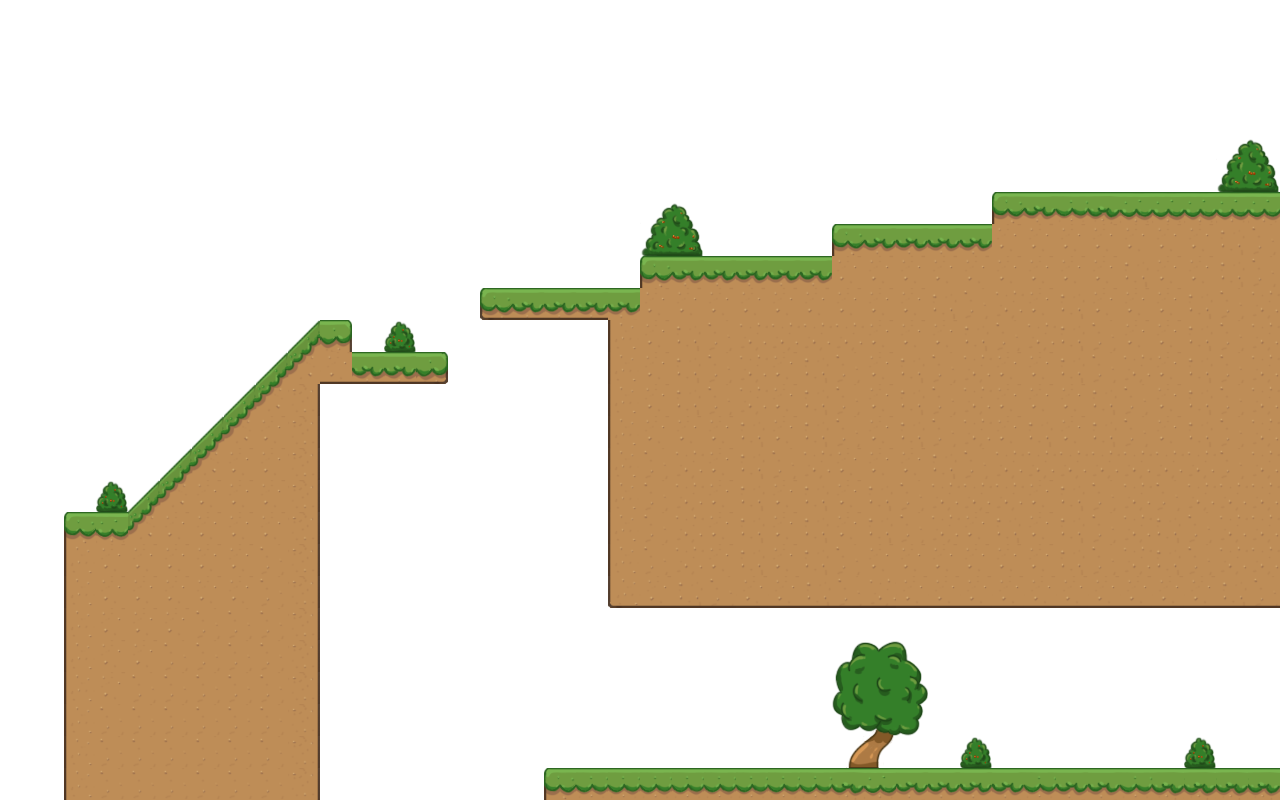

A level layout from a 2D game, rendered from its tile map. Below: a short description, then the map file with tile-grid data replaced by summaries:
An orthogonal 40x25 tile map with 32x32 px tiles, 3 tile layers (background, ground, frontground), 2 tilesets and 6 objects (3x flairy, 2x goal, earm).

<map version="1.10" tiledversion="1.10.0" orientation="orthogonal" renderorder="right-down" width="40" height="25" tilewidth="32" tileheight="32" infinite="0" backgroundcolor="#ffffff" nextlayerid="5" nextobjectid="7">
 <properties>
  <property name="JUMP" value="4" />
 </properties>
 <tileset firstgid="1" name="tiles" tilewidth="32" tileheight="32" tilecount="100" columns="10">
  <image source="tiles.png" width="320" height="320" />
  <tile id="0">
   <properties>
    <property name="type" value="TOPL" />
   </properties>
  </tile>
  <tile id="1">
   <properties>
    <property name="type" value="TOP" />
   </properties>
  </tile>
  <tile id="2">
   <properties>
    <property name="type" value="TOP" />
   </properties>
  </tile>
  <tile id="3">
   <properties>
    <property name="type" value="TOP" />
   </properties>
  </tile>
  <tile id="4">
   <properties>
    <property name="type" value="TOP" />
   </properties>
  </tile>
  <tile id="5">
   <properties>
    <property name="type" value="TOPR" />
   </properties>
  </tile>
  <tile id="6">
   <properties>
    <property name="type" value="TOP" />
   </properties>
  </tile>
  <tile id="7">
   <properties>
    <property name="type" value="TOP" />
   </properties>
  </tile>
  <tile id="8">
   <properties>
    <property name="type" value="TOP" />
   </properties>
  </tile>
  <tile id="9">
   <properties>
    <property name="type" value="TOP" />
   </properties>
  </tile>
  <tile id="10">
   <properties>
    <property name="type" value="LEFT" />
   </properties>
  </tile>
  <tile id="15">
   <properties>
    <property name="type" value="RIGHT" />
   </properties>
  </tile>
  <tile id="20">
   <properties>
    <property name="type" value="DGL1" />
   </properties>
  </tile>
  <tile id="21">
   <properties>
    <property name="type" value="NB" />
   </properties>
  </tile>
  <tile id="22">
   <properties>
    <property name="type" value="NB" />
   </properties>
  </tile>
  <tile id="23">
   <properties>
    <property name="type" value="DGR1" />
   </properties>
  </tile>
  <tile id="31">
   <properties>
    <property name="type" value="DGL1" />
   </properties>
  </tile>
  <tile id="32">
   <properties>
    <property name="type" value="DGR1" />
   </properties>
  </tile>
  <tile id="36">
   <properties>
    <property name="type" value="NB" />
   </properties>
  </tile>
  <tile id="38">
   <properties>
    <property name="type" value="NB" />
   </properties>
  </tile>
  <tile id="39">
   <properties>
    <property name="type" value="NB" />
   </properties>
  </tile>
  <tile id="40">
   <properties>
    <property name="type" value="DGL1" />
   </properties>
  </tile>
  <tile id="41">
   <properties>
    <property name="type" value="NB" />
   </properties>
  </tile>
  <tile id="42">
   <properties>
    <property name="type" value="NB" />
   </properties>
  </tile>
  <tile id="43">
   <properties>
    <property name="type" value="DGR1" />
   </properties>
  </tile>
  <tile id="48">
   <properties>
    <property name="type" value="DGR4" />
   </properties>
  </tile>
  <tile id="49">
   <properties>
    <property name="type" value="DGR5" />
   </properties>
  </tile>
  <tile id="51">
   <properties>
    <property name="type" value="DGL1" />
   </properties>
  </tile>
  <tile id="52">
   <properties>
    <property name="type" value="DGR1" />
   </properties>
  </tile>
  <tile id="70">
   <properties>
    <property name="type" value="LEFT" />
   </properties>
  </tile>
  <tile id="75">
   <properties>
    <property name="type" value="RIGHT" />
   </properties>
  </tile>
  <tile id="80">
   <properties>
    <property name="type" value="TOPL" />
   </properties>
  </tile>
  <tile id="81">
   <properties>
    <property name="type" value="TOP" />
   </properties>
  </tile>
  <tile id="82">
   <properties>
    <property name="type" value="TOP" />
   </properties>
  </tile>
  <tile id="83">
   <properties>
    <property name="type" value="TOP" />
   </properties>
  </tile>
  <tile id="84">
   <properties>
    <property name="type" value="TOP" />
   </properties>
  </tile>
  <tile id="85">
   <properties>
    <property name="type" value="TOP" />
   </properties>
  </tile>
  <wangsets>
   <wangset name="Terrains" type="corner" tile="-1">
    <wangcolor name="Test1" color="#ff0000" tile="-1" probability="1" />
    <wangcolor name="asd" color="#00ff00" tile="1" probability="1" />
    <wangtile tileid="0" wangid="0,1,0,1,0,1,0,1" />
    <wangtile tileid="1" wangid="0,1,0,1,0,1,0,1" />
    <wangtile tileid="2" wangid="0,1,0,1,0,1,0,1" />
    <wangtile tileid="3" wangid="0,1,0,1,0,1,0,1" />
    <wangtile tileid="4" wangid="0,1,0,1,0,1,0,1" />
    <wangtile tileid="5" wangid="0,1,0,1,0,1,0,1" />
    <wangtile tileid="10" wangid="0,1,0,1,0,1,0,1" />
    <wangtile tileid="11" wangid="0,1,0,1,0,1,0,1" />
    <wangtile tileid="12" wangid="0,1,0,1,0,1,0,1" />
    <wangtile tileid="13" wangid="0,1,0,1,0,1,0,1" />
    <wangtile tileid="14" wangid="0,1,0,1,0,1,0,1" />
    <wangtile tileid="15" wangid="0,1,0,1,0,1,0,1" />
   </wangset>
  </wangsets>
 </tileset>
 <tileset firstgid="101" name="props" tilewidth="32" tileheight="32" tilecount="100" columns="10">
  <image source="props.png" width="320" height="320" />
 </tileset>
 <layer id="1" name="background" width="40" height="25">
  <data>[1000 cells, 0 non-empty, 0 distinct tile ids]</data>
 </layer>
 <layer id="2" name="ground" width="40" height="25">
  <data>[1000 cells, 383 non-empty, 24 distinct tile ids]</data>
 </layer>
 <layer id="3" name="frontground" width="40" height="25">
  <data>[1000 cells, 24 non-empty, 17 distinct tile ids]</data>
 </layer>
 <objectgroup id="4" name="avatars">
  <object id="1" name="earm" gid="25" x="28" y="316" width="32" height="32" />
  <object id="2" name="goal" gid="26" x="1138" y="724" width="32" height="32" />
  <object id="3" name="goal" gid="26" x="1037" y="147" width="32" height="32" />
  <object id="4" name="flairy" gid="37" x="737" y="733" width="32" height="32" />
  <object id="5" name="flairy" gid="37" x="863" y="199" width="32" height="32" />
  <object id="6" name="flairy" gid="37" x="522" y="263" width="32" height="32" />
 </objectgroup>
</map>
